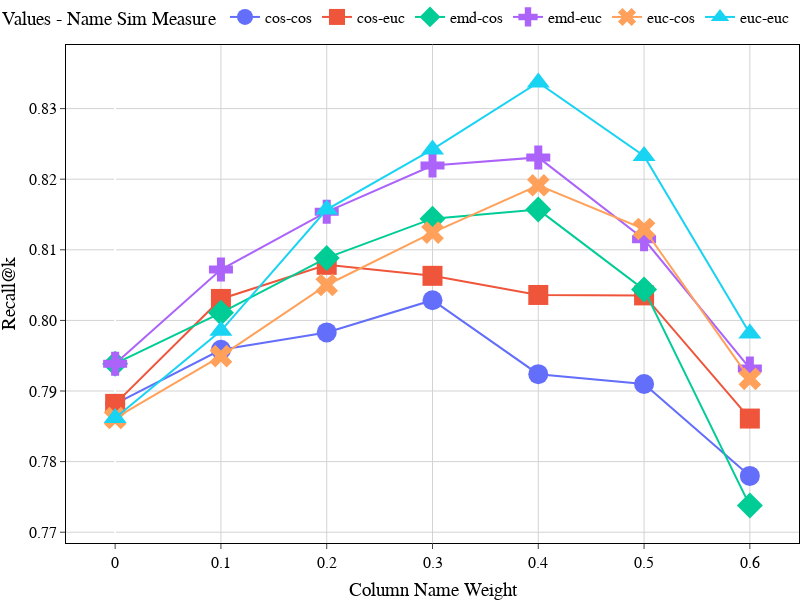

Notebook cell for this chart:
### Code cell
fig = px.line(average_df[average_df["column_name_weight"] <= 0.6],
              x="column_name_weight", y="recall_at_sizeof_ground_truth",
              color="combined_sim_measure", markers=True, symbol="combined_sim_measure",
              symbol_sequence = ['circle', 'square', 'diamond', 'cross', 'x', 'triangle-up'],
              labels={"column_name_weight": "Column Name Weight",
                      "recall_at_sizeof_ground_truth": "Recall@k",
                      "combined_sim_measure": "Values - Name Sim Measure"},
              width=800, height=600)
fig.update_xaxes(dtick=0.1)
fig.update_layout(
    font_family="Times Roman",
    font_color="black",
    font_size=16,
    plot_bgcolor='white',
    legend=dict(orientation="h",yanchor="bottom",
    y=1.02,
    xanchor="right",
    x=0.95),
    margin = {'l':0,'r':0,'t':0,'b':0},
)
fig.update_xaxes(
    mirror=True,
    ticks='outside',
    showline=True,
    linecolor='black',
    gridcolor='lightgrey'
)
fig.update_yaxes(
    mirror=True,
    ticks='outside',
    tickformat=".2f",
    showline=True,
    linecolor='black',
    gridcolor='lightgrey'
)
fig.update_traces(marker={'size': 20})
fig.show()

### Figure 1 — Plotly figure (JSON) as saved in the notebook; plotly's stock layout.template omitted (floating-point values rounded to 4 significant figures)
{"data": [{"hovertemplate": "Values - Name Sim Measure=cos-cos<br>Column Name Weight=%{x}<br>Recall@k=%{y}<extra></extra>", "legendgroup": "cos-cos", "line": {"color": "#636efa", "dash": "solid"}, "marker": {"symbol": "circle", "size": 20}, "mode": "lines+markers", "name": "cos-cos", "orientation": "v", "showlegend": true, "x": [0.0, 0.1, 0.2, 0.3, 0.4, 0.5, 0.6], "xaxis": "x", "y": [0.7882, 0.7958, 0.7983, 0.8029, 0.7924, 0.791, 0.778], "yaxis": "y", "type": "scatter"}, {"hovertemplate": "Values - Name Sim Measure=cos-euc<br>Column Name Weight=%{x}<br>Recall@k=%{y}<extra></extra>", "legendgroup": "cos-euc", "line": {"color": "#EF553B", "dash": "solid"}, "marker": {"symbol": "square", "size": 20}, "mode": "lines+markers", "name": "cos-euc", "orientation": "v", "showlegend": true, "x": [0.0, 0.1, 0.2, 0.3, 0.4, 0.5, 0.6], "xaxis": "x", "y": [0.7882, 0.803, 0.8079, 0.8063, 0.8036, 0.8035, 0.7861], "yaxis": "y", "type": "scatter"}, {"hovertemplate": "Values - Name Sim Measure=emd-cos<br>Column Name Weight=%{x}<br>Recall@k=%{y}<extra></extra>", "legendgroup": "emd-cos", "line": {"color": "#00cc96", "dash": "solid"}, "marker": {"symbol": "diamond", "size": 20}, "mode": "lines+markers", "name": "emd-cos", "orientation": "v", "showlegend": true, "x": [0.0, 0.1, 0.2, 0.3, 0.4, 0.5, 0.6], "xaxis": "x", "y": [0.7939, 0.8011, 0.8089, 0.8144, 0.8157, 0.8044, 0.7738], "yaxis": "y", "type": "scatter"}, {"hovertemplate": "Values - Name Sim Measure=emd-euc<br>Column Name Weight=%{x}<br>Recall@k=%{y}<extra></extra>", "legendgroup": "emd-euc", "line": {"color": "#ab63fa", "dash": "solid"}, "marker": {"symbol": "cross", "size": 20}, "mode": "lines+markers", "name": "emd-euc", "orientation": "v", "showlegend": true, "x": [0.0, 0.1, 0.2, 0.3, 0.4, 0.5, 0.6], "xaxis": "x", "y": [0.7939, 0.8072, 0.8154, 0.8219, 0.8231, 0.8115, 0.7932], "yaxis": "y", "type": "scatter"}, {"hovertemplate": "Values - Name Sim Measure=euc-cos<br>Column Name Weight=%{x}<br>Recall@k=%{y}<extra></extra>", "legendgroup": "euc-cos", "line": {"color": "#FFA15A", "dash": "solid"}, "marker": {"symbol": "x", "size": 20}, "mode": "lines+markers", "name": "euc-cos", "orientation": "v", "showlegend": true, "x": [0.0, 0.1, 0.2, 0.3, 0.4, 0.5, 0.6], "xaxis": "x", "y": [0.7862, 0.7949, 0.805, 0.8124, 0.8191, 0.8129, 0.7917], "yaxis": "y", "type": "scatter"}, {"hovertemplate": "Values - Name Sim Measure=euc-euc<br>Column Name Weight=%{x}<br>Recall@k=%{y}<extra></extra>", "legendgroup": "euc-euc", "line": {"color": "#19d3f3", "dash": "solid"}, "marker": {"symbol": "triangle-up", "size": 20}, "mode": "lines+markers", "name": "euc-euc", "orientation": "v", "showlegend": true, "x": [0.0, 0.1, 0.2, 0.3, 0.4, 0.5, 0.6], "xaxis": "x", "y": [0.7862, 0.7985, 0.8157, 0.8242, 0.8337, 0.8233, 0.7982], "yaxis": "y", "type": "scatter"}], "layout": {"xaxis": {"anchor": "y", "domain": [0.0, 1.0], "title": {"text": "Column Name Weight"}, "dtick": 0.1, "mirror": true, "ticks": "outside", "showline": true, "linecolor": "black", "gridcolor": "lightgrey"}, "yaxis": {"anchor": "x", "domain": [0.0, 1.0], "title": {"text": "Recall@k"}, "mirror": true, "ticks": "outside", "tickformat": ".2f", "showline": true, "linecolor": "black", "gridcolor": "lightgrey"}, "legend": {"title": {"text": "Values - Name Sim Measure"}, "tracegroupgap": 0, "orientation": "h", "yanchor": "bottom", "y": 1.02, "xanchor": "right", "x": 0.95}, "margin": {"t": 0, "l": 0, "r": 0, "b": 0}, "height": 600, "width": 800, "font": {"family": "Times Roman", "color": "black", "size": 16}, "plot_bgcolor": "white"}}
